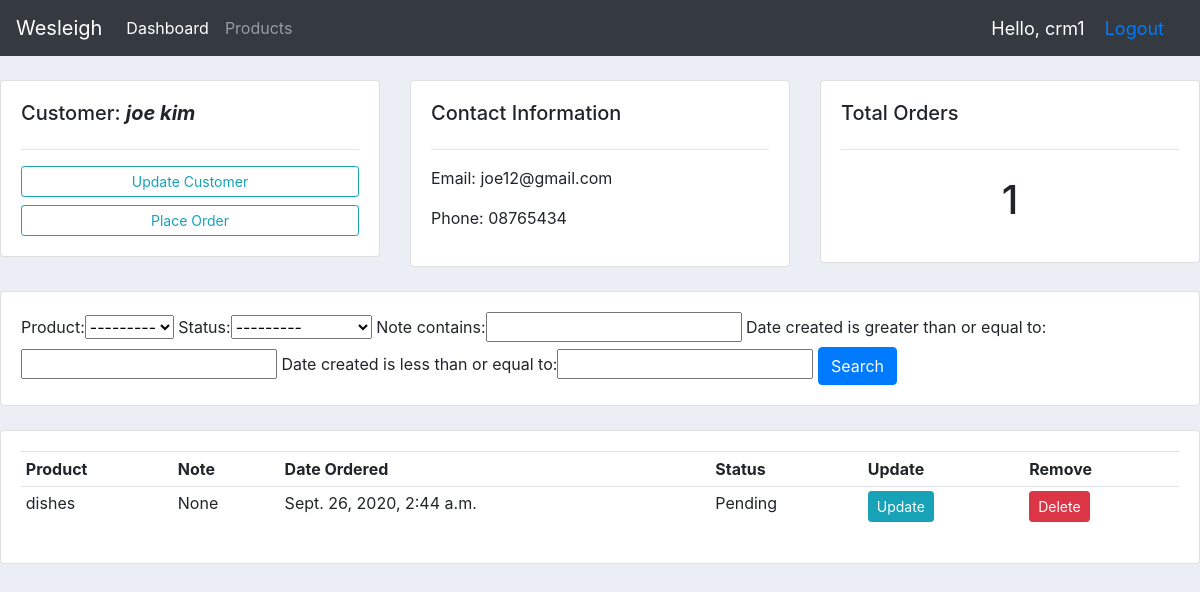
Page /customers/3/ (signed in) on the committed database.
### accounts/models.py (models this page shows, shortened)
class Customer(models.Model):
    user = models.OneToOneField(User, null=True, blank=True, on_delete=models.CASCADE)
    name = models.CharField(max_length=200,null=True)
    phone = models.CharField(max_length=200,null=True)
    profile_pic = models.ImageField(default="avatar.png", null=True, blank=True)
    email = models.CharField(max_length=200,null=True)
    date_created = models.DateTimeField(auto_now_add=True)

class Order(models.Model):
    STATUS = (
        ('Pending','Pending'),
        ('Out for Delivery','Out for Delivery'),
        ('Delivered','Delivered')
    )
    customer = models.ForeignKey(Customer, null=True, on_delete=models.SET_NULL)
    product  = models.ForeignKey(Product, null=True, on_delete=models.SET_NULL)
    date_created = models.DateTimeField(auto_now_add=True)
    status = models.CharField(max_length=200,null=True,choices=STATUS)
    note = models.CharField(max_length=200, null=True)

class Product(models.Model):
    CATEGORY = (
        ('Indoor','Indoor'),
        ('Out door', 'Out door'),
    )
    name  = models.CharField(max_length=200,null=True)
    price = models.FloatField(null=True)
    category = models.CharField(max_length=200,null=True,choices=CATEGORY)
    description = models.CharField(max_length=200,null=True, blank=True)
    date_created = models.DateTimeField(auto_now_add=True)
    tags = models.ManyToManyField(Tag)
    def __str__(self):
        return self.name

### accounts/views.py (the view)
# urls.py: path('customers/<str:pk>/',views.customers, name='customers'),
@login_required(login_url='login')
def customers(request, pk):
	customer = Customer.objects.get(id=pk)
	orders = customer.order_set.all()
	orders_count = orders.count()
	myFilter = OrderFilter(request.GET, queryset=orders)
	orders = myFilter.qs
	context = {'customer':customer, 'orders':orders, 'orders_count':orders_count, 'myFilter':myFilter}
	return render(request, 'accounts/customers.html',context)

### accounts/templates/accounts/customers.html
{% extends 'accounts/base.html' %}
{% block content %}
<br>
<div class="row">
    <div class="col-md">
        <div class="card card-body">
            <h5>Customer: <strong><i>{{ customer.name }}</i></strong></h5>
            <hr>
            <a class="btn btn-outline-info  btn-sm btn-block" href="">Update Customer</a>
            <a class="btn btn-outline-info  btn-sm btn-block" href="{% url 'create_order' %}">Place Order</a>
        </div>
    </div>
    <div class="col-md">
        <div class="card card-body">
            <h5>Contact Information</h5>
            <hr>
            <p>Email: {{customer.email}} </p>
            <p>Phone: {{customer.phone}} </p>
        </div>
    </div>
    <div class="col-md">
        <div class="card card-body">
            <h5>Total Orders</h5>
            <hr>
            <h1 style="text-align: center;padding: 10px">{{orders_count}}</h1>
        </div>
    </div>
</div>
<br>
<div class="row">
    <div class="col">
        <div class="card card-body">
            <form method="get">
                {{ myFilter.form }}
                <button class="btn btn-primary" type="submit">Search</button>
            </form>
        </div>
    </div>
</div>
<br>
<div class="row">
    <div class="col-md">
        <div class="card card-body">
            <table class="table table-sm">
                <tr>
                    <th>Product</th>
                    <th>Note</th>
                    <th>Date Ordered</th>
                    <th>Status</th>
                    <th>Update</th>
                    <th>Remove</th>
                </tr>
                {% for order in orders %}
                    <tr>
                        <td>{{order.product}}</td>
                        <td>{{order.note}}</td>
                        <td>{{order.date_created}}</td>
                        <td>{{order.status}}</td>
                        <td><a class="btn btn-sm btn-info" href="{% url 'update_order' order.id %}">Update</a></td>
                        <td><a class="btn btn-sm btn-danger" href="{% url 'delete_order' order.id %}">Delete</a></td>
                    </tr>
                {% endfor %}
            </table>
        </div>
    </div>
</div>
{% endblock %}

### accounts/templates/accounts/navbar.html (shortened to what this page needs)
{% load static %}
<body>
    <nav class="navbar navbar-expand-lg navbar-dark bg-dark">
        <a class="navbar-brand" href="#">Wesleigh</a>
        <div class="collapse navbar-collapse" id="navbarNav">
            <ul class="navbar-nav">
                {% if request.user.is_staff %}
                <li class="nav-item active">
                    <a class="nav-link" href="{% url 'home' %}">Dashboard</a>
                </li>
                <li class="nav-item">
                    <a class="nav-link" href="{% url 'products' %}">Products</a>
                </li>
                {% else%}
                <li class="nav-item">
                    <a class="nav-link" href="{% url 'settings' %}">Account</a>
                </li>
                {% endif %}
            </ul>
        </div>
        <span class="hello-msg">Hello, {{request.user}} </span>
        <span class="hello-msg"><a href="{% url 'logout' %}">Logout</a></span>
    </nav>

### static/css/main.css (style rules this page uses)
body { background-color: #ebeff5; }

### accounts/templates/accounts/navbar.html (style rules this page uses)
.hello-msg { font-size: 18px; color: #fff; margin-right: 20px; }

### rows in the picture
Customer: name "joe kim", email "joe12@gmail.com", phone "08765434"
Order: product "dishes", note "None", date_created "Sept. 26, 2020, 2:44 a.m.", status "Pending"

### other values in the picture
{{ request.user }} "crm1"
{{ orders_count }} "1"
